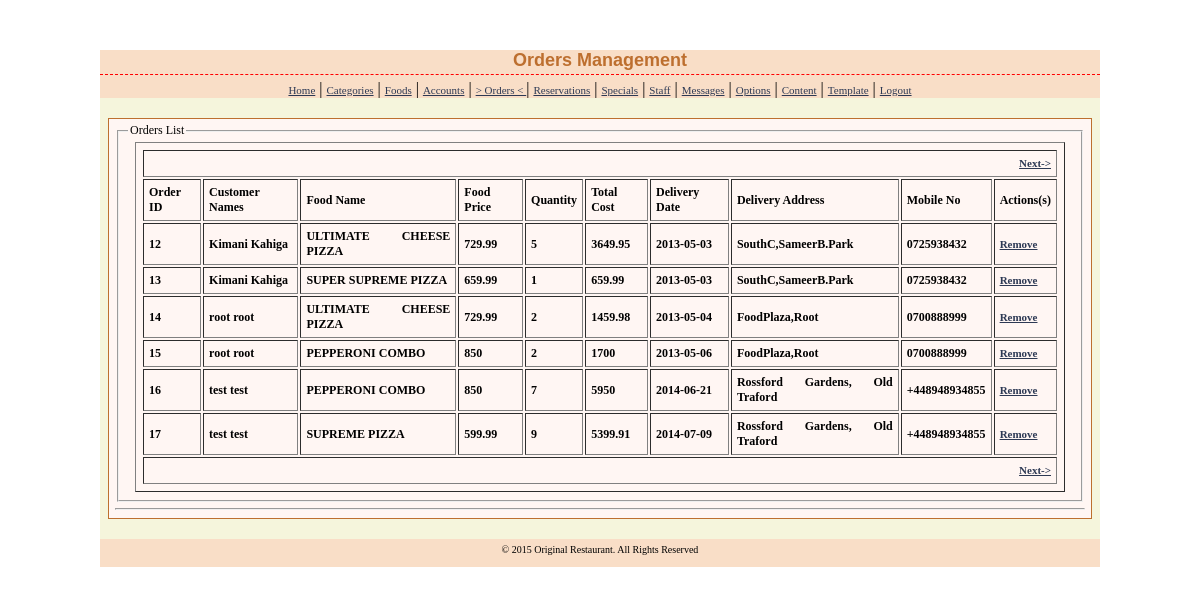
The page /admin/orders.php (signed in) on the database its author committed.
### tables this page shows
CREATE TABLE IF NOT EXISTS `members` (
  `member_id` int(11) unsigned NOT NULL AUTO_INCREMENT,
  `firstname` varchar(100) DEFAULT NULL,
  `lastname` varchar(100) DEFAULT NULL,
  `login` varchar(100) NOT NULL DEFAULT '',
  `passwd` varchar(32) NOT NULL DEFAULT '',
  `question_id` int(5) NOT NULL,
  `answer` varchar(45) NOT NULL,
  PRIMARY KEY (`member_id`)
);

CREATE TABLE IF NOT EXISTS `orders_details` (
  `order_id` int(10) NOT NULL AUTO_INCREMENT,
  `member_id` int(10) NOT NULL,
  `billing_id` int(10) NOT NULL,
  `cart_id` int(15) NOT NULL,
  `delivery_date` date NOT NULL,
  `StaffID` int(15) NOT NULL,
  `flag` int(1) NOT NULL,
  `time_stamp` time NOT NULL,
  PRIMARY KEY (`order_id`)
);

CREATE TABLE IF NOT EXISTS `food_details` (
  `food_id` int(15) NOT NULL AUTO_INCREMENT,
  `food_name` varchar(45) NOT NULL,
  `food_description` text NOT NULL,
  `food_price` float NOT NULL,
  `food_photo` varchar(45) NOT NULL,
  `food_category` int(15) NOT NULL,
  PRIMARY KEY (`food_id`)
);

CREATE TABLE IF NOT EXISTS `quantities` (
  `quantity_id` int(5) NOT NULL AUTO_INCREMENT,
  `quantity_value` int(5) NOT NULL,
  PRIMARY KEY (`quantity_id`)
);

CREATE TABLE IF NOT EXISTS `cart_details` (
  `cart_id` int(15) NOT NULL AUTO_INCREMENT,
  `member_id` int(15) NOT NULL,
  `food_id` int(15) NOT NULL,
  `quantity_id` int(15) NOT NULL,
  `total` float NOT NULL,
  `flag` int(1) NOT NULL,
  PRIMARY KEY (`cart_id`)
);

CREATE TABLE IF NOT EXISTS `billing_details` (
  `billing_id` int(10) NOT NULL AUTO_INCREMENT,
  `member_id` int(15) NOT NULL,
  `Street_Address` varchar(100) NOT NULL,
  `P_O_Box_No` varchar(15) NOT NULL,
  `City` text NOT NULL,
  `Mobile_No` varchar(15) NOT NULL,
  `Landline_No` varchar(15) DEFAULT NULL,
  PRIMARY KEY (`billing_id`)
);

CREATE TABLE IF NOT EXISTS `content` (
  `content_id` int(1) NOT NULL DEFAULT '1',
  `display_name` varchar(55) NOT NULL DEFAULT 'undefined',
  `home_title` varchar(100) NOT NULL DEFAULT 'undefined',
  `home_subtitle` varchar(1000) NOT NULL DEFAULT 'undefined',
  `about_description` varchar(2500) NOT NULL DEFAULT 'undefined',
  `about_mission` varchar(2500) NOT NULL DEFAULT 'undefined',
  `about_vision` varchar(2500) NOT NULL DEFAULT 'undefined',
  `contacts` varchar(250) NOT NULL DEFAULT 'undefined',
  `contact_location` varchar(45) NOT NULL DEFAULT 'undefined',
  `specials_description` varchar(1000) NOT NULL DEFAULT 'undefined',
  `myaccount_description` varchar(1000) NOT NULL DEFAULT 'undefined',
  `myprofile_description` varchar(1000) NOT NULL DEFAULT 'undefined',
  `inbox_description` varchar(1000) NOT NULL DEFAULT 'undefined',
  `tables_description` varchar(1000) NOT NULL DEFAULT 'undefined',
  `partyhalls_description` varchar(1000) NOT NULL DEFAULT 'undefined',
  `rating_description` varchar(1000) NOT NULL DEFAULT 'undefined',
  `others_address` varchar(1000) NOT NULL DEFAULT 'undefined',
  `others_loggedout` varchar(1000) NOT NULL DEFAULT 'undefined',
  `others_accessdenied` varchar(1000) NOT NULL DEFAULT 'undefined',
  PRIMARY KEY (`content_id`)
);

### admin/locale.php (called while the page is built, shortened)
<?php
    $content=mysql_query("SELECT * FROM content");
	if ($content){
		$content_active=mysql_fetch_array($content);
		$name = $content_active['display_name'];
			}
		else{
			die("Something went wrong while loading content ... the MySql error is " . mysql_error());
		}
?>

### admin/orders.php (the view, shortened to what this page needs)
<?php
	require_once('locale.php');
?>
<?PHP
if (!isset($_GET['startrow']) or !is_numeric($_GET['startrow'])) {
  $startrow = 0;
} else {
  $startrow = (int)$_GET['startrow'];
}
?>
<?php
$result=mysql_query("SELECT members.member_id, members.firstname, members.lastname, billing_details.Street_Address, billing_details.Mobile_No, orders_details.*, food_details.*, cart_details.*, quantities.* FROM members, billing_details, orders_details, quantities, food_details, cart_details WHERE members.member_id=orders_details.member_id AND billing_details.billing_id=orders_details.billing_id AND orders_details.cart_id=cart_details.cart_id AND cart_details.food_id=food_details.food_id AND cart_details.quantity_id=quantities.quantity_id LIMIT $startrow, 10")
or die("There are no records to display ... \n" . mysql_error());
?>
<!DOCTYPE html>
<html>
<head>
<link href="stylesheets/admin_styles.css" rel="stylesheet" type="text/css" />
</head>
<body>
<div id="page">
<div id="header">
<h1>Orders Management </h1>
<a href="index.php">Home</a> | <a href="categories.php">Categories</a> | <a href="foods.php">Foods</a> | <a href="accounts.php">Accounts</a> | <a href="orders.php"> > Orders < </a> | <a href="reservations.php">Reservations</a> | <a href="specials.php">Specials</a> | <a href="allocation.php">Staff</a> | <a href="messages.php">Messages</a> | <a href="options.php">Options</a> | <a href="content.php">Content</a> | <a href="template.php">Template</a> | <a href="logout.php">Logout</a>
</div>
<div id="container">
<fieldset><legend>Orders List</legend>
	<table border="1" width="930" align="center">
	<tr>
		<td colspan="10" align="right">
			<?PHP
			$prev = $startrow - 10;
			if ($prev < 0)
			echo '<a href="'.$_SERVER['PHP_SELF'].'?startrow='.($startrow+10).'">Next-></a>';
			?>
		</td>
	</tr>
	<tr>
	<th>Order ID</th>
	<th>Customer Names</th>
	<th>Food Name</th>
	<th>Food Price</th>
	<th>Quantity</th>
	<th>Total Cost</th>
	<th>Delivery Date</th>
	<th>Delivery Address</th>
	<th>Mobile No</th>
	<th>Actions(s)</th>
	</tr>
	<?php
	while ($row=mysql_fetch_assoc($result)){
	echo "<tr>";
	echo "<td>" . $row['order_id']."</td>";
	echo "<td>" . $row['firstname']."\t".$row['lastname']."</td>";
	echo "<td>" . $row['food_name']."</td>";
	echo "<td>" . $row['food_price']."</td>";
	echo "<td>" . $row['quantity_value']."</td>";
	echo "<td>" . $row['total']."</td>";
	echo "<td>" . $row['delivery_date']."</td>";
	echo "<td>" . $row['Street_Address']."</td>";
	echo "<td>" . $row['Mobile_No']."</td>";
	echo '<td><a href="delete-order.php?id=' . $row['order_id'] . '">Remove</a></td>';
	echo "</tr>";
	}
	?>
		<tr>
			<td colspan="10" align="right">
				<?PHP
				$prev = $startrow - 10;
				if ($prev < 0)
				echo '<a href="'.$_SERVER['PHP_SELF'].'?startrow='.($startrow+10).'">Next-></a>';
				?>
			</td>
		</tr>
	</table>
</fieldset>
<hr>
</div>
<div id="footer">
<div class="bottom_addr">&copy; <?php echo date("Y") . " " . $name ?>. All Rights Reserved</div>
</div>
</div>
</body>
</html>

### admin/stylesheets/admin_styles.css (style rules this page uses)
.bottom_addr { font-size: 11px; color: #000; padding: 5px 0 12px 0; text-align:center; font-size:10px; }
h1 { color: #bd6f2f; margin: 0px 0px 5px; padding: 0px 0px 3px; font: bold 18px Verdana, Arial, Helvetica, sans-serif; border-bottom: 1px dashed red; text-align:center; }
a { color: #2D3954; font-size: 11px; }
table,th,td { font-weight: bold; padding:5px; }
#page { width:1000px; margin:0 auto; margin-top:50px; padding-top:0px; background: beige; height:auto; }
#header { text-align:center; background:#f9dec7; }
#container { border:#bd6f2f solid 1px; padding:4px 6px 2px 6px; width:970px; margin:0 auto; background:#fff6f3; font-size:12px; text-align:justify; margin-top:20px; }
#footer { width:1000px; margin:0 auto; margin-top:20px; background:#f9dec7; }

### rows shown on the page
members: orders_details.order_id "12", firstname "Kimani", lastname "Kahiga", food_details.food_name "ULTIMATE CHEESE PIZZA", food_details.food_price "729.99", quantities.quantity_value "5", cart_details.total "3649.95", orders_details.delivery_date "2013-05-03", billing_details.Street_Address "SouthC,SameerB.Park", billing_details.Mobile_No "0725938432", orders_details.order_id "13", food_details.food_name "SUPER SUPREME PIZZA", food_details.food_price "659.99", quantities.quantity_value "1", cart_details.total "659.99"
members: orders_details.order_id "14", firstname "root", lastname "root", food_details.food_name "ULTIMATE CHEESE PIZZA", food_details.food_price "729.99", quantities.quantity_value "2", cart_details.total "1459.98", orders_details.delivery_date "2013-05-04", billing_details.Street_Address "FoodPlaza,Root", billing_details.Mobile_No "0700888999", orders_details.order_id "15", food_details.food_name "PEPPERONI COMBO", food_details.food_price "850", cart_details.total "1700", orders_details.delivery_date "2013-05-06"
members: orders_details.order_id "16", firstname "test", lastname "test", food_details.food_name "PEPPERONI COMBO", food_details.food_price "850", quantities.quantity_value "7", cart_details.total "5950", orders_details.delivery_date "2014-06-21", billing_details.Street_Address "Rossford Gardens, Old Traford", billing_details.Mobile_No "+448948934855", orders_details.order_id "17", food_details.food_name "SUPREME PIZZA", food_details.food_price "599.99", quantities.quantity_value "9", cart_details.total "5399.91", orders_details.delivery_date "2014-07-09"
content: display_name "Original Restaurant"
